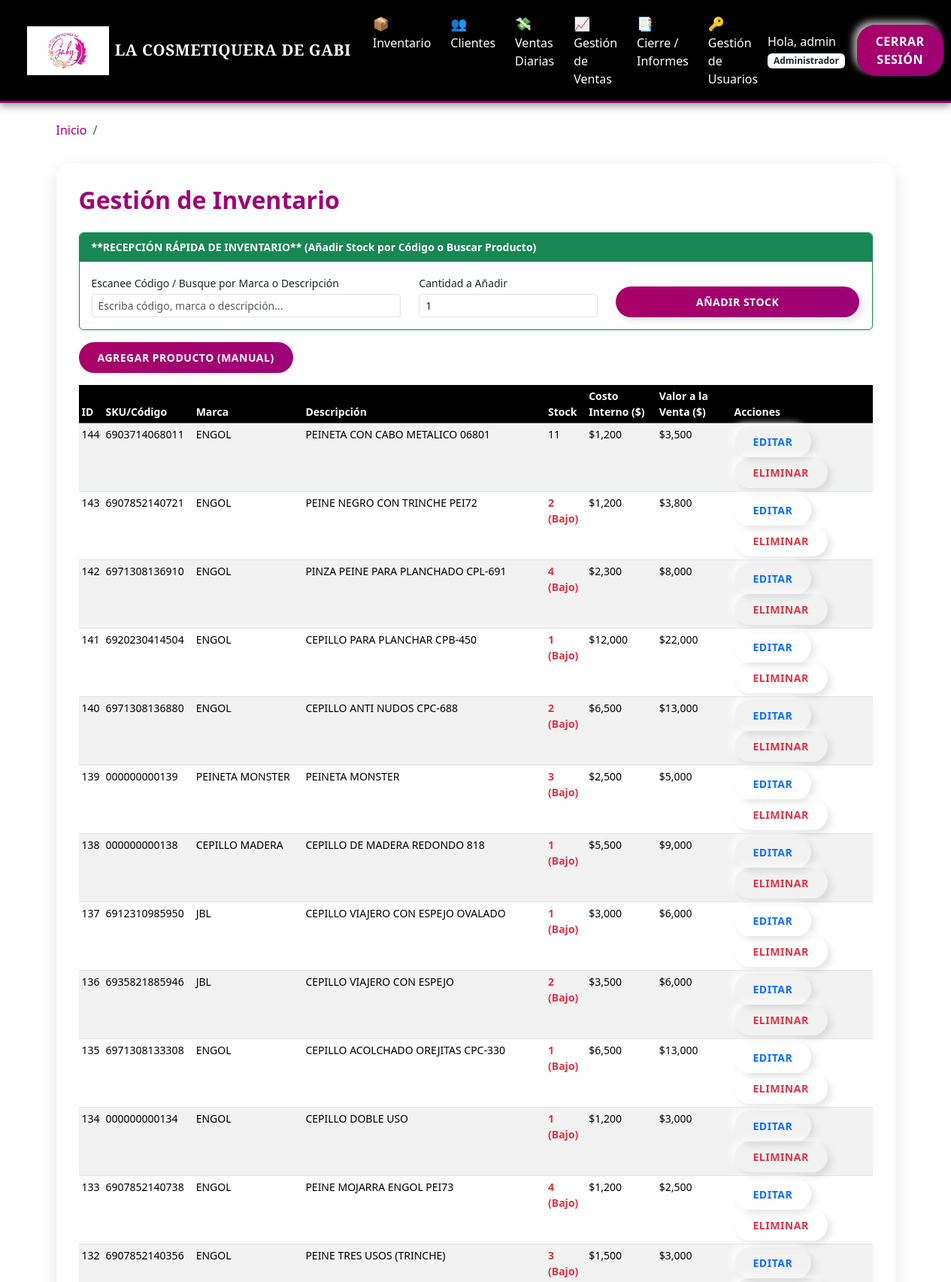
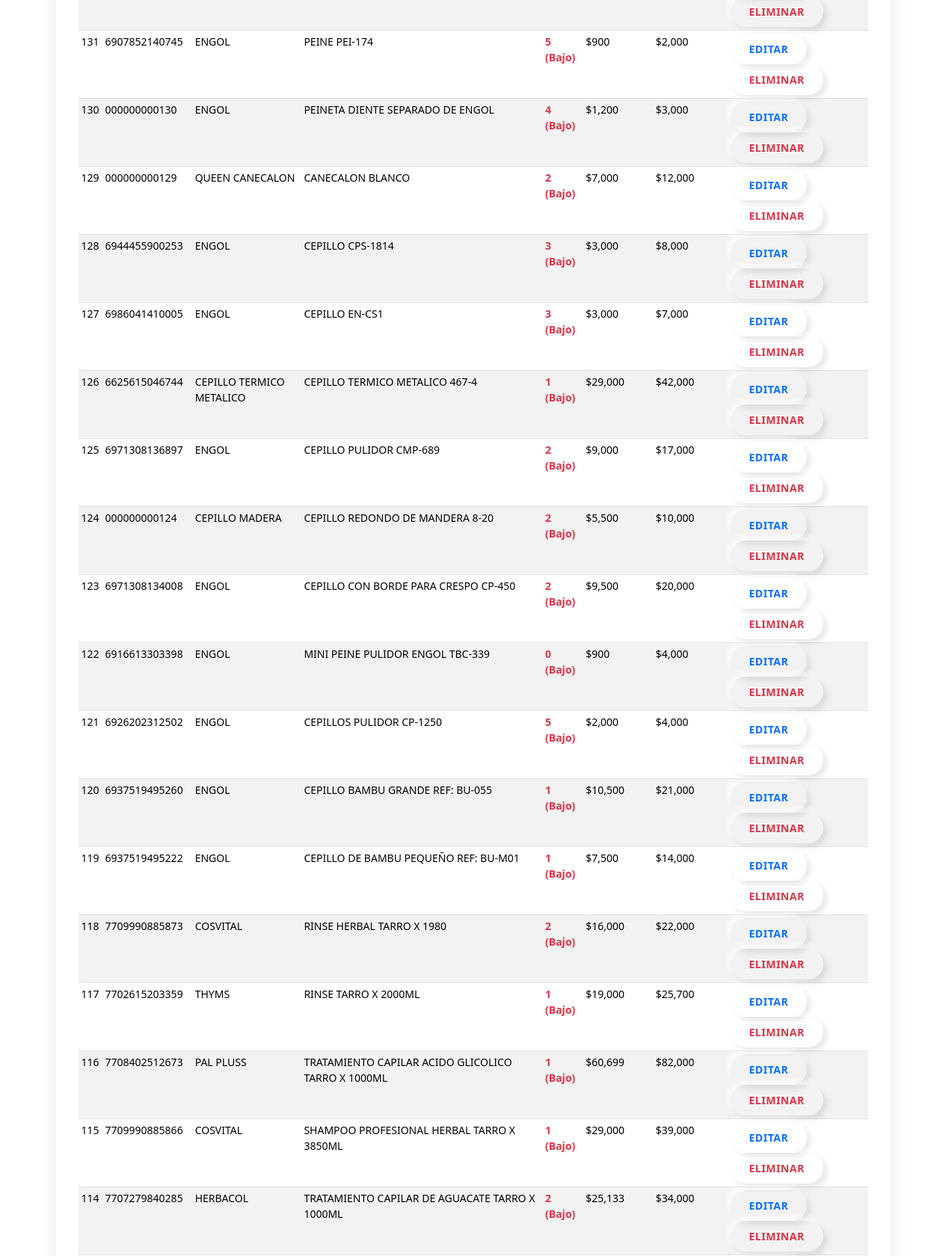
The app's page /inventario (signed in, upper part) with its own data (2 pictures, top to bottom).
### app.py (models this page shows, shortened)
class Usuario(UserMixin, db.Model):
    id = db.Column(db.Integer, primary_key=True)
    username = db.Column(db.String(100), unique=True, nullable=False)
    nombre = db.Column(db.String(100), nullable=False)
    apellido = db.Column(db.String(100), nullable=False)
    cedula = db.Column(db.String(20), unique=True, nullable=False)
    rol = db.Column(db.String(50), default='Vendedora')
    password_hash = db.Column(db.String(200))

class Producto(db.Model):
    id = db.Column(db.Integer, primary_key=True)
    codigo = db.Column(db.String(100), unique=True, nullable=True)
    nombre = db.Column(db.String(100), nullable=False)
    descripcion = db.Column(db.String(255))
    cantidad = db.Column(db.Integer, default=0)
    valor_venta = db.Column(db.Float)
    valor_interno = db.Column(db.Float)
    stock_minimo = db.Column(db.Integer, default=5)

### app.py (the view)
@app.route('/inventario')
@login_required
def inventario():
    search_query = request.args.get('search', '').strip()
    if search_query:
        productos = Producto.query.filter(
            (Producto.nombre.ilike(f'%{search_query}%')) |
            (Producto.codigo.ilike(f'%{search_query}%')) |
            (Producto.descripcion.ilike(f'%{search_query}%'))
        ).all()
    else:
        productos = Producto.query.order_by(Producto.id.desc()).all()
    return render_template('productos.html', productos=productos)

### app.py (called while the page is built)
@app.context_processor
def inject_now():
    return {'now': datetime.now()}

@app.context_processor
def inject_global_data():
    return dict(timedelta=timedelta)

@login_manager.user_loader
def load_user(user_id):
    return Usuario.query.get(int(user_id))

### templates/productos.html (shortened to what this page needs)
{% extends "base.html" %}
{% block content %}
<h2 class="mb-4">Gestión de Inventario</h2>
{% if current_user.rol.lower() == 'administrador' %}
<div class="card mb-3 border-success shadow-sm">
    <div class="card-header bg-success text-white py-2 fw-bold small">
        **RECEPCIÓN RÁPIDA DE INVENTARIO** (Añadir Stock por Código o Buscar Producto)
    </div>
    <div class="card-body py-3">
        <form id="stockScannerForm" method="POST" action="{{ url_for('agregar_stock_por_codigo') }}">
            <div class="row align-items-end">
                <div class="col-md-5 col-sm-12 mb-2 mb-md-0">
                    <label for="barcode_stock_input" class="form-label small mb-1">
                        Escanee Código / Busque por Marca o Descripción
                    </label>
                    <input
                        type="text"
                        id="barcode_stock_input"
                        name="codigo_scanner"
                        class="form-control form-control-sm"
                        placeholder="Escriba código, marca o descripción..."
                        autofocus
                        onkeyup="filtrarInventario()"
                        required>
                </div>
                <div class="col-md-3 col-sm-6 mb-2 mb-md-0">
                    <label for="cantidad_stock_input" class="form-label small mb-1">Cantidad a Añadir</label>
                    <input type="number" id="cantidad_stock_input" name="cantidad_scanner" class="form-control form-control-sm" value="1" min="1" required>
                </div>
                <div class="col-md-4 col-sm-6 d-grid">
                    <button type="submit" class="btn btn-success btn-sm mt-3 mt-md-0 fw-bold">AÑADIR STOCK</button>
                </div>
            </div>
        </form>
    </div>
</div>
<button type="button" class="btn btn-primary btn-sm mb-3 shadow-sm fw-bold" data-bs-toggle="modal" data-bs-target="#agregarProductoModal">
     AGREGAR PRODUCTO (MANUAL)
</button>
{% endif %}
<div class="table-responsive">
    <table class="table table-sm table-striped table-hover small" id="tablaInventario">
        <thead class="table-dark">
            <tr>
                <th>ID</th>
                <th>SKU/Código</th>
                <th>Marca</th>
                <th>Descripción</th>
                <th>Stock</th>
                <th>Costo Interno ($)</th>
                <th>Valor a la Venta ($)</th>
                <th>Acciones</th>
            </tr>
        </thead>
        <tbody>
            {% for producto in productos %}
            <tr>
                <td>{{ producto.id }}</td>
                <td>{{ producto.codigo }}</td>
                <td>{{ producto.nombre }}</td>
                <td>{{ producto.descripcion }}</td>
                <td>
                    {% if producto.cantidad <= 5 %}
                        <span class="text-danger fw-bold">{{ producto.cantidad }} (Bajo)</span>
                    {% else %}
                        {{ producto.cantidad }}
                    {% endif %}
                </td>
                <td>${{ "{:,.0f}".format(producto.valor_interno) }}</td>
                <td>${{ "{:,.0f}".format(producto.valor_venta) }}</td>
                <td>
                    {% if current_user.rol.lower() == 'administrador' %}
                    <a href="{{ url_for('editar_producto', producto_id=producto.id) }}" class="btn btn-sm btn-outline-primary me-1">
                        Editar
                    </a>
                    <a href="{{ url_for('eliminar_producto', producto_id=producto.id) }}"
                       class="btn btn-sm btn-outline-danger"
                       onclick="return confirm('¿Seguro que desea eliminar {{ producto.nombre }}?')">
                        Eliminar
                    </a>
                    {% else %}
                    <span class="text-muted small">Ver Detalle</span>
                    {% endif %}
                </td>
            </tr>
            {% endfor %}
        </tbody>
    </table>
</div>
{% endblock %}

### templates/base.html (shortened to what this page needs)
<!doctype html>
<html lang="es">
<head>
  <link href="https://cdn.jsdelivr.net/npm/bootstrap@5.3.3/dist/css/bootstrap.min.css" rel="stylesheet">
  <link rel="stylesheet" href="{{ url_for('static', filename='css/styles.css') }}">
  <link rel="stylesheet" href="https://cdnjs.cloudflare.com/ajax/libs/font-awesome/6.0.0-beta3/css/all.min.css">
</head>
<body>
  {% if current_user.is_authenticated %}
  <nav class="navbar navbar-expand-lg navbar-dark navbar-custom">
    <div class="container-fluid">
      <a class="navbar-brand d-flex align-items-center" href="{{ url_for('dashboard') }}">
        <img src="{{ url_for('static', filename='img/LOGO.png') }}" alt="Logo" class="logo-barra">
        <span class="titulo-logo ms-2">LA COSMETIQUERA DE GABI</span>
      </a>
      <div class="collapse navbar-collapse" id="navbarNav">
        <ul class="navbar-nav mx-auto mb-2 mb-lg-0">
          <li class="nav-item">
            <a class="nav-link" href="{{ url_for('inventario') }}">
              <span class="nav-emoji">📦</span>
              Inventario
            </a>
          </li>
          <li class="nav-item">
            <a class="nav-link" href="{{ url_for('clientes') }}">
              <span class="nav-emoji">👥</span>
              Clientes
            </a>
          </li>
          <li class="nav-item">
            <a class="nav-link" href="{{ url_for('nueva_venta') }}">
              <span class="nav-emoji">💸</span>
              Ventas Diarias
            </a>
          </li>
          {% if current_user.rol.lower() == 'administrador' %}
          <li class="nav-item">
            <a class="nav-link" href="{{ url_for('gestion_ventas') }}">
              <span class="nav-emoji">📈</span>
              Gestión de Ventas
            </a>
          </li>
          <li class="nav-item">
            <a class="nav-link" href="{{ url_for('reportes') }}">
              <span class="nav-emoji">📑</span>
              Cierre / Informes
            </a>
          </li>
          <li class="nav-item">
            <a class="nav-link" href="{{ url_for('usuarios') }}">
              <span class="nav-emoji">🔑</span>
              Gestión de Usuarios
            </a>
          </li>
          {% endif %}
        </ul>
        <span class="navbar-text me-3 text-white">
          Hola, {{ current_user.username }}
          <span class="badge bg-white text-dark">{{ current_user.rol }}</span>
        </span>
        <a class="btn btn-primary" href="{{ url_for('logout') }}">Cerrar Sesión</a>
      </div>
    </div>
  </nav>
  {% endif %}
  <div class="container mt-4 fade-in">
    {% block breadcrumb %}
    <nav aria-label="breadcrumb">
      <ol class="breadcrumb">
        <li class="breadcrumb-item"><a href="{{ url_for('dashboard') }}">Inicio</a></li>
        <li class="breadcrumb-item active" aria-current="page">{% block page %}{% endblock %}</li>
      </ol>
    </nav>
    {% endblock %}
  </div>
  <div class="content-wrapper container mt-3 fade-in">
    <div class="main-card">
      {% block content %}{% endblock %}
    </div>
  </div>
</body>
</html>

### static/css/styles.css (style rules this page uses)
:root { --color-principal: #9c0277; --color-principal-light: #aa0066; --color-principal-dark: #800050; --color-secundario: #000000; --color-texto-claro: #FFFFFF; --color-fondo-suave: #F8F8F8; }
body { background-color: var(--color-texto-claro); color: var(--color-secundario); font-family: 'Segoe UI', Tahoma, Geneva, Verdana, sans-serif; position: relative; }
.navbar-custom { background-color: var(--color-secundario); border-bottom: 3px solid var(--color-principal); box-shadow: 0 2px 10px rgba(0,0,0,0.3); }
.navbar-custom .nav-link, .navbar-custom .navbar-brand { color: var(--color-texto-claro) !important; font-weight: 500; }
h1, h2, h3 { color: var(--color-principal); font-weight: 600; }
.btn { border: none; border-radius: 25px; padding: 10px 25px; font-weight: bold; transition: all 0.3s ease-in-out; cursor: pointer; text-transform: uppercase; letter-spacing: 0.5px; box-shadow: 5px 5px 10px rgba(0,0,0,0.1), -5px -5px 10px rgba(255,255,255,0.7); }
.btn-primary, .btn-pink-custom { background: linear-gradient(135deg, var(--color-principal-light) 0%, var(--color-principal) 100%); color: var(--color-texto-claro) !important; }
.btn-success { background: linear-gradient(135deg, #aa0066 0%, #9c0277 100%); color: var(--color-texto-claro) !important; }
.table th { background-color: var(--color-secundario); color: var(--color-texto-claro); }

### templates/base.html (style rules this page uses)
html, body { height: 100%; margin: 0; display: flex; flex-direction: column; }
.content-wrapper { flex: 1; padding-bottom: 15px; }
.navbar-custom { background-color: #000; box-shadow: 0 4px 10px rgba(0, 0, 0, 0.4); padding: 0.6rem 1.5rem; }
.logo-barra { height: 65px; width: auto; object-fit: contain; background: transparent; filter: drop-shadow(0 3px 8px rgba(0,0,0,0.6)); transition: transform 0.3s ease, filter 0.3s ease; }
.titulo-logo { font-family: 'Playfair Display', serif; font-weight: 900; font-size: 1.3rem; color: #fff; letter-spacing: 0.5px; }
.nav-emoji { font-size: 1.1em; margin-right: 5px; vertical-align: middle; }
.navbar-nav .nav-link { color: #fff !important; font-weight: 500; margin: 0 5px; transition: all 0.3s ease-in-out; }
.breadcrumb-item a { color: #9c0277; text-decoration: none; }
.main-card { background-color: #fff; border-radius: 20px; padding: 30px; box-shadow: 0 8px 25px rgba(0,0,0,0.1); }
.fade-in { animation: fadeIn 0.8s ease-in; }

### records on screen
Usuario: username "admin", rol "Administrador"
Producto: id "144", codigo "6903714068011", nombre "ENGOL", descripcion "PEINETA CON CABO METALICO 06801", cantidad "11", valor_interno "1,200", valor_venta "3,500"
Producto: id "143", codigo "6907852140721", nombre "ENGOL", descripcion "PEINE NEGRO CON TRINCHE PEI72", cantidad "2", valor_interno "1,200", valor_venta "3,800"
Producto: id "142", codigo "6971308136910", nombre "ENGOL", descripcion "PINZA PEINE PARA PLANCHADO CPL-691", cantidad "4", valor_interno "2,300", valor_venta "8,000"
Producto: id "141", codigo "6920230414504", nombre "ENGOL", descripcion "CEPILLO PARA PLANCHAR CPB-450", cantidad "1", valor_interno "12,000", valor_venta "22,000"
Producto: id "140", codigo "6971308136880", nombre "ENGOL", descripcion "CEPILLO ANTI NUDOS CPC-688", cantidad "2", valor_interno "6,500", valor_venta "13,000"
Producto: id "139", codigo "000000000139", nombre "PEINETA MONSTER", descripcion "PEINETA MONSTER", cantidad "3", valor_interno "2,500", valor_venta "5,000"
Producto: id "138", codigo "000000000138", nombre "CEPILLO MADERA", descripcion "CEPILLO DE MADERA REDONDO 818", cantidad "1", valor_interno "5,500", valor_venta "9,000"
Producto: id "137", codigo "6912310985950", nombre "JBL", descripcion "CEPILLO VIAJERO CON ESPEJO OVALADO", cantidad "1", valor_interno "3,000", valor_venta "6,000"
Producto: id "136", codigo "6935821885946", nombre "JBL", descripcion "CEPILLO VIAJERO CON ESPEJO", cantidad "2", valor_interno "3,500", valor_venta "6,000"
Producto: id "135", codigo "6971308133308", nombre "ENGOL", descripcion "CEPILLO ACOLCHADO OREJITAS CPC-330", cantidad "1", valor_interno "6,500", valor_venta "13,000"
Producto: id "134", codigo "000000000134", nombre "ENGOL", descripcion "CEPILLO DOBLE USO", cantidad "1", valor_interno "1,200", valor_venta "3,000"
Producto: id "133", codigo "6907852140738", nombre "ENGOL", descripcion "PEINE MOJARRA ENGOL PEI73", cantidad "4", valor_interno "1,200", valor_venta "2,500"
Producto: id "132", codigo "6907852140356", nombre "ENGOL", descripcion "PEINE TRES USOS (TRINCHE)", cantidad "3", valor_interno "1,500", valor_venta "3,000"
Producto: id "131", codigo "6907852140745", nombre "ENGOL", descripcion "PEINE PEI-174", cantidad "5", valor_interno "900", valor_venta "2,000"
Producto: id "130", codigo "000000000130", nombre "ENGOL", descripcion "PEINETA DIENTE SEPARADO DE ENGOL", cantidad "4", valor_interno "1,200", valor_venta "3,000"
Producto: id "129", codigo "000000000129", nombre "QUEEN CANECALON", descripcion "CANECALON BLANCO", cantidad "2", valor_interno "7,000", valor_venta "12,000"
Producto: id "128", codigo "6944455900253", nombre "ENGOL", descripcion "CEPILLO CPS-1814", cantidad "3", valor_interno "3,000", valor_venta "8,000"
Producto: id "127", codigo "6986041410005", nombre "ENGOL", descripcion "CEPILLO EN-CS1", cantidad "3", valor_interno "3,000", valor_venta "7,000"
Producto: id "126", codigo "6625615046744", nombre "CEPILLO TERMICO METALICO", descripcion "CEPILLO TERMICO METALICO 467-4", cantidad "1", valor_interno "29,000", valor_venta "42,000"
Producto: id "125", codigo "6971308136897", nombre "ENGOL", descripcion "CEPILLO PULIDOR CMP-689", cantidad "2", valor_interno "9,000", valor_venta "17,000"
Producto: id "124", codigo "000000000124", nombre "CEPILLO MADERA", descripcion "CEPILLO REDONDO DE MANDERA 8-20", cantidad "2", valor_interno "5,500", valor_venta "10,000"
Producto: id "123", codigo "6971308134008", nombre "ENGOL", descripcion "CEPILLO CON BORDE PARA CRESPO CP-450", cantidad "2", valor_interno "9,500", valor_venta "20,000"
Producto: id "122", codigo "6916613303398", nombre "ENGOL", descripcion "MINI PEINE PULIDOR ENGOL TBC-339", cantidad "0", valor_interno "900", valor_venta "4,000"
Producto: id "121", codigo "6926202312502", nombre "ENGOL", descripcion "CEPILLOS PULIDOR CP-1250", cantidad "5", valor_interno "2,000", valor_venta "4,000"
Producto: id "120", codigo "6937519495260", nombre "ENGOL", descripcion "CEPILLO BAMBU GRANDE REF: BU-055", cantidad "1", valor_interno "10,500", valor_venta "21,000"
Producto: id "119", codigo "6937519495222", nombre "ENGOL", descripcion "CEPILLO DE BAMBU PEQUEÑO REF: BU-M01", cantidad "1", valor_interno "7,500", valor_venta "14,000"
Producto: id "118", codigo "7709990885873", nombre "COSVITAL", descripcion "RINSE HERBAL TARRO X 1980", cantidad "2", valor_interno "16,000", valor_venta "22,000"
Producto: id "117", codigo "7702615203359", nombre "THYMS", descripcion "RINSE TARRO X 2000ML", cantidad "1", valor_interno "19,000", valor_venta "25,700"
Producto: id "116", codigo "7708402512673", nombre "PAL PLUSS", descripcion "TRATAMIENTO CAPILAR ACIDO GLICOLICO TARRO X 1000ML", cantidad "1", valor_interno "60,699", valor_venta "82,000"
Producto: id "115", codigo "7709990885866", nombre "COSVITAL", descripcion "SHAMPOO PROFESIONAL HERBAL TARRO X 3850ML", cantidad "1", valor_interno "29,000", valor_venta "39,000"
Producto: id "114", codigo "7707279840285", nombre "HERBACOL", descripcion "TRATAMIENTO CAPILAR DE AGUACATE TARRO X 1000ML", cantidad "2", valor_interno "25,133", valor_venta "34,000"
